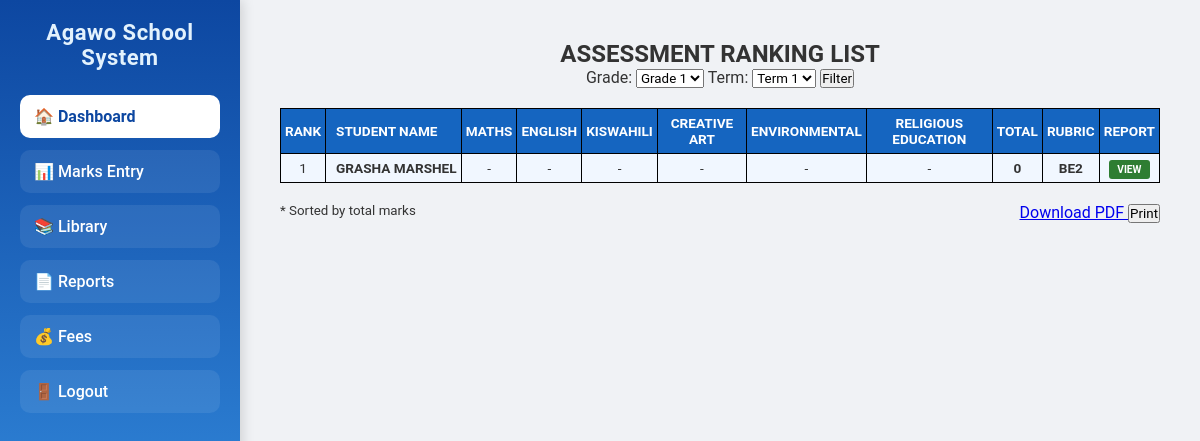
Before: /marks/view-list/ (signed in) with the older database file.
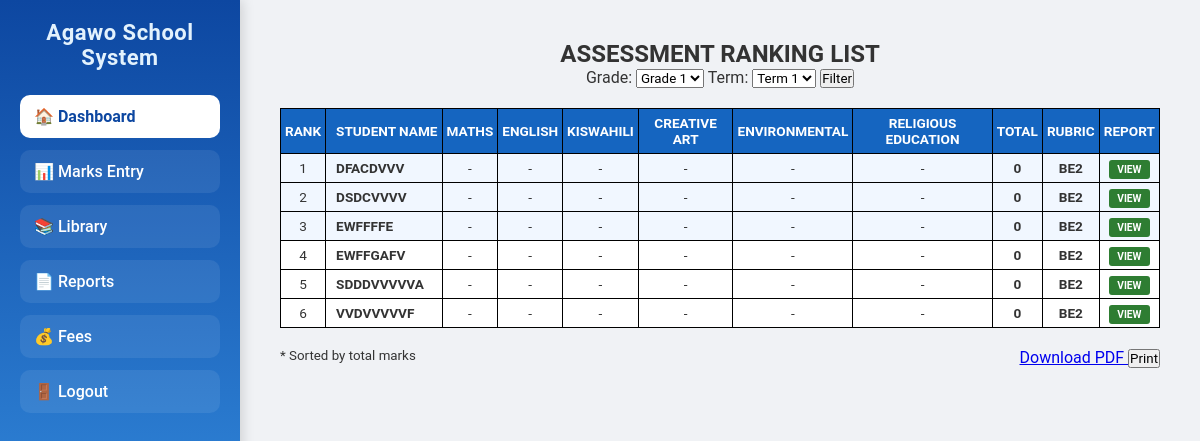
After: the same page with the newer database file.
### core/models.py (models this page shows, shortened)
class Student(models.Model):
    student_name = models.CharField(max_length=200)
    admission_number = models.CharField(max_length=20, unique=True)
    grade = models.CharField(max_length=20, choices=GRADE_CHOICES)
    parent_name = models.CharField(max_length=200, blank=True, null=True)
    parent_phone = models.CharField(max_length=15, blank=True, null=True)

### core/views.py (the view)
# urls.py: path('marks/view-list/', views.view_list, name='view_list'),
@login_required
def view_list(request):
    grades = [f"Grade {i}" for i in range(1, 10)]
    sel_grade = request.GET.get("grade", "Grade 1")
    sel_term = request.GET.get("term", "1")
    sel_year = request.GET.get("year", str(datetime.datetime.now().year))
    subjects = get_subjects_for_grade(sel_grade)
    students = Student.objects.filter(grade=sel_grade)
    performance_data = []
    for student in students:
        marks_qs = Mark.objects.filter(student=student, term=sel_term, year=sel_year)
        total = marks_qs.aggregate(Sum('marks'))['marks__sum'] or 0
        avg = marks_qs.aggregate(Avg('marks'))['marks__avg'] or 0
        marks_dict = {m.subject: m.marks for m in marks_qs}
        subject_marks = [
            {"score": marks_dict.get(sub), "rubric": get_cbc_rubric_data(marks_dict.get(sub))["code"]}
            for sub in subjects
        ]
        performance_data.append({
            "student": student,
            "subject_marks": subject_marks,
            "total": total,
            "overall_rubric": get_cbc_rubric_data(avg)["code"]
        })
    performance_data.sort(key=lambda x: x["total"], reverse=True)
    return render(request, "view_list.html", {
        "grades": grades, "terms": ["1", "2", "3"],
        "years": [str(y) for y in range(2024, datetime.datetime.now().year + 5)],
        "performance_data": performance_data, "subjects": subjects,
        "selected_grade": sel_grade, "selected_term": sel_term, "selected_year": sel_year,
    })

### core/views.py (called while the page is built)
def get_grade_num(grade_string):
    try:
        return str(grade_string).split()[-1]
    except:
        return "1"

def get_subjects_for_grade(grade_string):
    try:
        num = int(get_grade_num(grade_string))
        if 1 <= num <= 3:
            return ["Maths", "English", "Kiswahili", "Creative Art", "Environmental", "Religious Education"]
        elif 4 <= num <= 6:
            return ["Maths", "English", "Science", "Social Studies", "Agriculture", "Home Science"]
        else:
            return ["Maths", "English", "Integrated Science", "Pretechnical Studies", "CRE", "Kiswahili", "Agriculture", "Social Studies", "Creative Arts"]
    except:
        return []

def get_cbc_rubric_data(mark):
    if mark is None:
        return {'code': 'N/A', 'label': 'No Data'}
    if mark >= 90: return {'code': 'EE1'}
    elif mark >= 80: return {'code': 'EE2'}
    elif mark >= 65: return {'code': 'ME1'}
    elif mark >= 50: return {'code': 'ME2'}
    elif mark >= 40: return {'code': 'AE1'}
    elif mark >= 30: return {'code': 'AE2'}
    elif mark >= 15: return {'code': 'BE1'}
    else: return {'code': 'BE2'}

### templates/view_list.html (shortened to what this page needs)
{% extends "base.html" %}
{% load custom_filters %}
{% block content %}
<div style="padding:10px;">
    {% if not is_pdf %}
    <h2 style="text-align:center;">ASSESSMENT RANKING LIST</h2>
    <form method="get" style="text-align:center; margin-bottom:20px;">
        Grade:
        <select name="grade">
            {% for g in grades %}
                <option value="{{ g }}" {% if g == selected_grade %}selected{% endif %}>{{ g }}</option>
            {% endfor %}
        </select>
        Term:
        <select name="term">
            {% for t in terms %}
                <option value="{{ t }}" {% if t == selected_term %}selected{% endif %}>Term {{ t }}</option>
            {% endfor %}
        </select>
        <button type="submit">Filter</button>
    </form>
    {% endif %}
    <div class="table-scroll-area">
        <table>
            <thead>
                <tr>
                    <th>Rank</th>
                    <th class="name-cell">Student Name</th>
                    {% for subject in subjects %}
                        <th>{{ subject }}</th>
                    {% endfor %}
                    <th>Total</th>
                    <th>Rubric</th>
                    {% if not is_pdf %}
                        <th>Report</th>
                    {% endif %}
                </tr>
            </thead>
            <tbody>
                {% for row in performance_data %}
                <tr class="{% if forloop.counter <= 3 and not is_pdf %}top-row{% endif %}">
                    <td>{{ forloop.counter }}</td>
                    <td class="name-cell">
                        {% if row.student.full_name %}
                            {{ row.student.full_name|upper }}
                        {% elif row.student.first_name %}
                            {{ row.student.first_name|upper }} {{ row.student.last_name|upper }}
                        {% elif row.student.student_name %}
                            {{ row.student.student_name|upper }}
                        {% else %}
                            UNKNOWN
                        {% endif %}
                    </td>
                    {% for item in row.subject_marks %}
                        <td>
                            {% if item.score is not None %}
                                {{ item.score }}
                                <span class="rubric-tag">{{ item.rubric }}</span>
                            {% else %}
                                -
                            {% endif %}
                        </td>
                    {% endfor %}
                    <td><strong>{{ row.total }}</strong></td>
                    <td><strong>{{ row.overall_rubric }}</strong></td>
                    {% if not is_pdf %}
                    <td>
                        <a href="{% url 'report_card' row.student.id %}?term={{ selected_term }}&year={{ selected_year }}"
                           class="btn-view" target="_blank">
                           VIEW
                        </a>
                    </td>
                    {% endif %}
                </tr>
                {% empty %}
                <tr>
                    <td colspan="{{ subjects|length|add:5 }}">
                        No data found
                    </td>
                </tr>
                {% endfor %}
            </tbody>
        </table>
    </div>
    {% if not is_pdf %}
    <div style="margin-top:20px; display:flex; justify-content:space-between;">
        <small>* Sorted by total marks</small>
        <div>
            <a href="{% url 'download_view_list_pdf' %}?grade={{ selected_grade }}&term={{ selected_term }}&year={{ selected_year }}">
                Download PDF
            </a>
            <button onclick="window.print()">Print</button>
        </div>
    </div>
    {% endif %}
</div>
{% endblock %}

Changed rows visible on the page:
removed Student: student.student_name "GRASHA MARSHEL", total "0", overall_rubric "BE2"
added Student: student.student_name "DFACDVVV", total "0", overall_rubric "BE2"
added Student: student.student_name "DSDCVVVV", total "0", overall_rubric "BE2"
added Student: student.student_name "EWFFFFE", total "0", overall_rubric "BE2"
added Student: student.student_name "EWFFGAFV", total "0", overall_rubric "BE2"
added Student: student.student_name "SDDDVVVVVA", total "0", overall_rubric "BE2"
added Student: student.student_name "VVDVVVVVF", total "0", overall_rubric "BE2"
